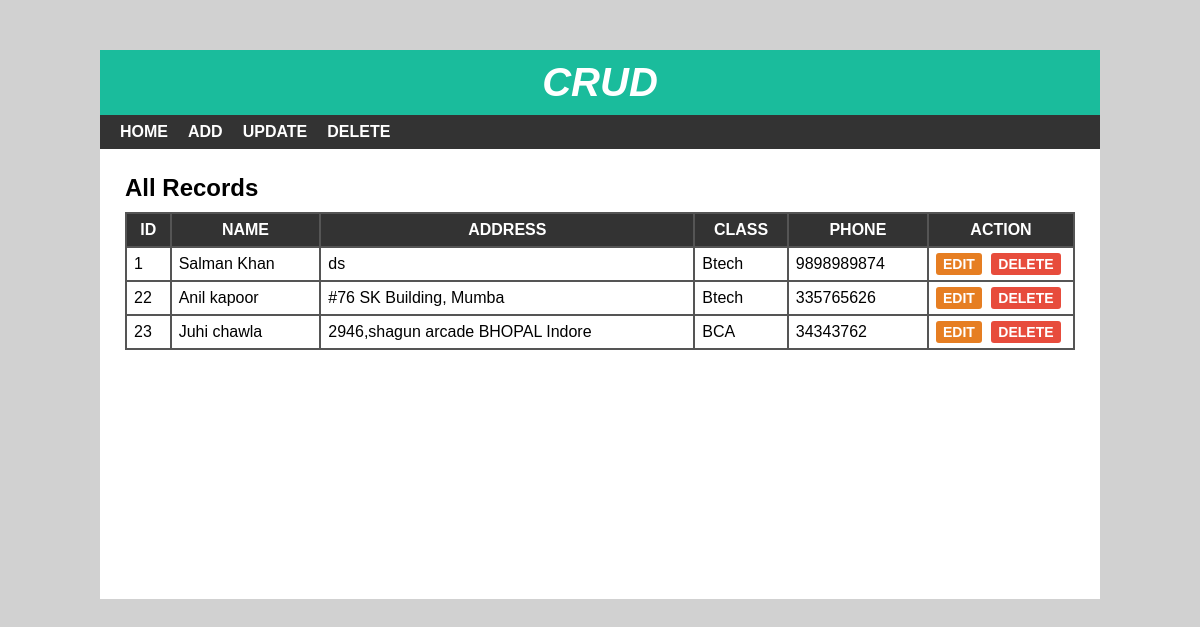
The page / on the database its author committed.
### tables this page shows
CREATE TABLE `student` (
  `sid` int(10) NOT NULL,
  `sname` varchar(30) NOT NULL,
  `saddress` varchar(100) NOT NULL,
  `sclass` int(10) NOT NULL,
  `sphone` varchar(10) NOT NULL
);

CREATE TABLE `studentclass` (
  `cid` int(11) NOT NULL,
  `cname` varchar(15) NOT NULL
);

### index.php (the view, shortened to what this page needs)
<?php
include 'header.php';
?>
<div id="main-content">
    <h2>All Records</h2>
    <?php
    $conn = mysqli_connect("localhost", "root", "", "crud") or die("Connection Failed");
    $sql = "SELECT * FROM student JOIN studentclass WHERE student.sclass = studentclass.cid";
    $result = mysqli_query($conn, $sql) or die("Query unsuccessfull");
    if (mysqli_num_rows($result) > 0) {
        ?>
        <table cellpadding="7px">
            <thead>
                <th>Id</th>
                <th>Name</th>
                <th>Address</th>
                <th>Class</th>
                <th>Phone</th>
                <th>Action</th>
            </thead>
            <tbody>
                <?php
                while ($row = mysqli_fetch_assoc($result)) {
                    ?>
                    <tr>
                        <td>
                            <?php echo $row['sid']; ?>
                        </td>
                        <td>
                            <?php echo $row['sname']; ?>
                        </td>
                        <td>
                            <?php echo $row['saddress']; ?>
                        </td>
                        <td>
                            <?php echo $row['cname']; ?>
                        </td>
                        <td>
                            <?php echo $row['sphone']; ?>
                        </td>
                        <td>
                            <a href='edit.php?id= <?php echo $row['sid']; ?>'>Edit</a>
                            <a href='delete-inline.php?id=<?php echo $row['sid']; ?>'>Delete</a>
                        </td>
                    </tr>
                <?php } ?>
            </tbody>
        </table>
    <?php } else {
        echo "<h2>No Record Found</h2>";
    }
    ?>
</div>
</div>
</body>
</html>

### header.php (shortened to what this page needs)
<!DOCTYPE html>
<html lang="en">
<head>
  <link rel="stylesheet" href="css/style.css">
</head>
<body>
    <div id="wrapper">
        <div id="header">
            <h1>Crud</h1>
        </div>
        <div id="menu">
            <ul>
                <li>
                    <a href="index.php">Home</a>
                </li>
                <li>
                    <a href="add.php">Add</a>
                </li>
                <li>
                    <a href="update.php">Update</a>
                </li>
                <li>
                    <a href="delete.php">Delete</a>
                </li>
            </ul>
        </div>

### css/style.css (style rules this page uses)
body { font:16px arial; margin: 0; padding: 0; background: #d1d1d1; }
#wrapper { width: 1000px; margin: 50px auto 0; background-color: #fff; }
#header { text-align: center; background-color: #1abc9c; padding: 10px; }
#header h1 { color: #fff; font-size: 40px; font-style: italic; font-weight: 700; text-transform: uppercase; margin: 0; }
#menu { background-color: #333; }
#menu ul { font-size: 0; padding: 0 10px; margin: 0; list-style: none; }
#menu ul li { display: inline-block; }
#menu ul li a { color: #fff; font-size: 16px; font-weight: 600; padding: 8px 10px; display: block; text-decoration: none; text-transform: uppercase; transition: all 0.3s ease; }
#main-content { padding: 25px; min-height: 400px; }
#main-content h2 { margin: 0 0 10px; text-transform: capitalize; }
#main-content table { width: 100%; background-color: #555; margin: 0 0 20px; }
#main-content table th { color: #fff; background-color: #333; text-transform: uppercase; }
#main-content table th:last-child { width: 130px; }
#main-content table td { background-color: #fff; }
#main-content table td a { font-size: 14px; font-weight: 600; text-transform: uppercase; padding: 3px 7px; color: #fff; background-color: #e67e22; text-decoration: none; border-radius: 3px; }
#main-content table td a:nth-child(2) { background-color: #e74c3c; margin: 0 0 0 5px; }

### rows shown on the page
student: sid "1", sname "Salman Khan", saddress "ds", studentclass.cname "Btech", sphone "9898989874"
student: sid "22", sname "Anil kapoor", saddress "#76 SK Building, Mumba", studentclass.cname "Btech", sphone "335765626"
student: sid "23", sname "Juhi chawla", saddress "2946,shagun arcade BHOPAL Indore", studentclass.cname "BCA", sphone "34343762"
